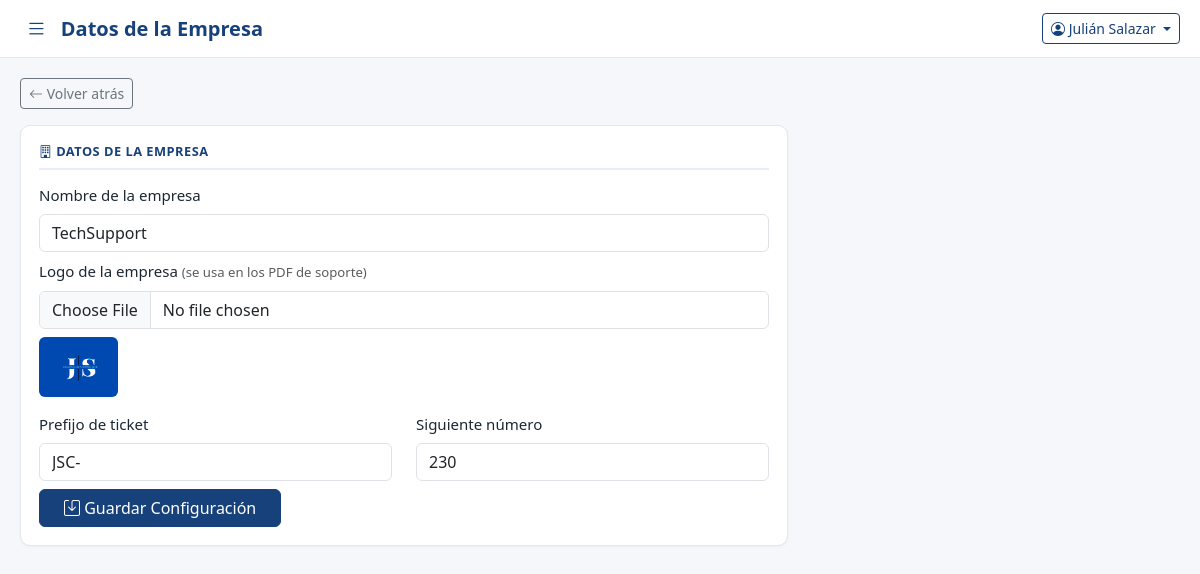
Page /sistema/cnf_empresa.php?padre=9 (signed in) on the committed database.
### tables this page shows
CREATE TABLE `tbl_configuracion` (
  `id` int(11) NOT NULL AUTO_INCREMENT,
  `nombre_empresa` varchar(150) NOT NULL DEFAULT 'TechSupport',
  `logo` varchar(255) DEFAULT NULL,
  `prefijo_ticket` varchar(10) NOT NULL DEFAULT 'TK-',
  `siguiente_numero` int(11) NOT NULL DEFAULT 1,
  `state` tinyint(1) NOT NULL DEFAULT 1,
  `user_ing` int(11) DEFAULT NULL,
  `fecha_hora_ing` datetime NOT NULL DEFAULT current_timestamp(),
  PRIMARY KEY (`id`)
);

### sistema/cnf_empresa.php (the view, shortened to what this page needs)
<?php
require_once __DIR__ . '/includes/auth.php';
require_once __DIR__ . '/includes/functions.php';
$config = $pdo->query("SELECT * FROM tbl_configuracion ORDER BY id LIMIT 1")->fetch();
include __DIR__ . '/includes/header.php';
?>
<div class="row g-3">
    <div class="col-lg-8">
        <div class="card-panel">
            <h6 class="panel-title"><i class="bi bi-building"></i> Datos de la Empresa</h6>
            <form method="post" enctype="multipart/form-data">
                <div class="mb-2">
                    <label class="form-label">Nombre de la empresa</label>
                    <input type="text" name="nombre_empresa" class="form-control" value="<?= limpiar($config['nombre_empresa']) ?>" required>
                </div>
                <div class="mb-3">
                    <label class="form-label">Logo de la empresa <small class="text-muted">(se usa en los PDF de soporte)</small></label>
                    <input type="file" name="logo" class="form-control" accept="image/*">
                    <?php if (!empty($config['logo'])): ?>
                        <img src="assets/img/<?= limpiar($config['logo']) ?>" style="height:60px;margin-top:8px;border-radius:6px;">
                    <?php endif; ?>
                </div>
                <div class="row">
                    <div class="col-md-6 mb-2">
                        <label class="form-label">Prefijo de ticket</label>
                        <input type="text" name="prefijo_ticket" class="form-control" value="<?= limpiar($config['prefijo_ticket']) ?>" placeholder="Ej: TK-">
                    </div>
                    <div class="col-md-6 mb-2">
                        <label class="form-label">Siguiente número</label>
                        <input type="number" name="siguiente_numero" class="form-control" value="<?= (int)$config['siguiente_numero'] ?>" min="1">
                    </div>
                </div>
                <button class="btn btn-tsp px-4" type="submit"><i class="bi bi-save"></i> Guardar Configuración</button>
            </form>
        </div>
    </div>
</div>
<?php include __DIR__ . '/includes/footer.php'; ?>

### sistema/assets/css/style.css (style rules this page uses)
:root { --azul-oscuro: #0f2647; --azul-principal: #17417a; --azul-medio: #2563eb; --azul-claro: #e6edfb; --naranja: #f0803c; --crema: #f5f7fb; --texto: #1c2733; --rojo: #c0392b; --sidebar-width: 250px; }
* { box-sizing: border-box; }
body { background-color: var(--crema); color: var(--texto); font-family: 'Segoe UI', Roboto, Arial, sans-serif; font-size: 0.94rem; }
.card-panel { background: #fff; border: 1px solid #e2e6ee; border-radius: 10px; padding: 18px; margin-bottom: 18px; box-shadow: 0 1px 3px rgba(0,0,0,0.04); }
.card-panel h6.panel-title { color: var(--azul-principal); font-weight: 700; letter-spacing: 0.5px; font-size: 0.8rem; text-transform: uppercase; margin-bottom: 14px; border-bottom: 2px solid var(--azul-claro); padding-bottom: 8px; }
.btn-tsp { background: var(--azul-principal); border-color: var(--azul-principal); color: #fff; }

### rows in the picture
tbl_configuracion: nombre_empresa "TechSupport", logo (picture), prefijo_ticket "JSC-", siguiente_numero "230"

### other values in the picture
limpiar($tituloPagina ?? '') "Datos de la Empresa"
limpiar($_SESSION['tsp_nombre'] ?? '') "Julián Salazar"
